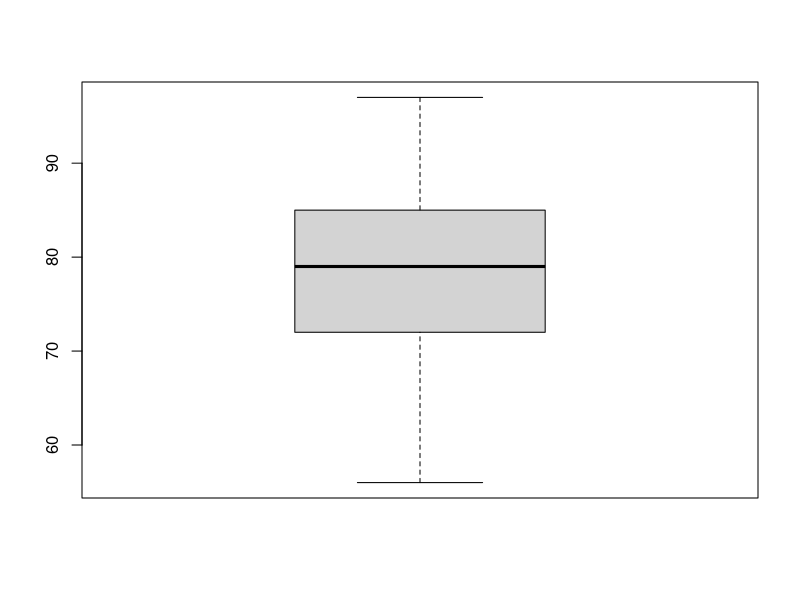

R code for this plot:
#Chapter 12

?airquality

head(airquality)

sort(airquality$Temp)

length(airquality) # of columns in data frame

length(airquality$Temp)

middle = (length(airquality$Temp)+1)/2

median = sort(airquality$Temp)[middle]
median

median(airquality$Temp)

quantile(airquality$Temp, 0.25)

quantile(airquality$Temp, 0.75)

quantile(airquality$Temp)


summary(airquality$Temp)

boxplot(airquality$Temp)

#sample variance
sample=airquality$Temp[1:100]
var(sample)

#sample standard deviation
sd(sample)
#or
sqrt(var(sample))

#For population variance when your data set is for the population:
#population size n

n=length(airquality$Temp)

variance<- var(airquality$Temp)*(n-1)/n
sqrt(variance)

#outlier

#20 is an outlier

samp = c(100, 107, 98, 20, 105)

mean(samp)
median(samp)

#If you have an outlier that is small, then the mean will be smaller than
#the median.


